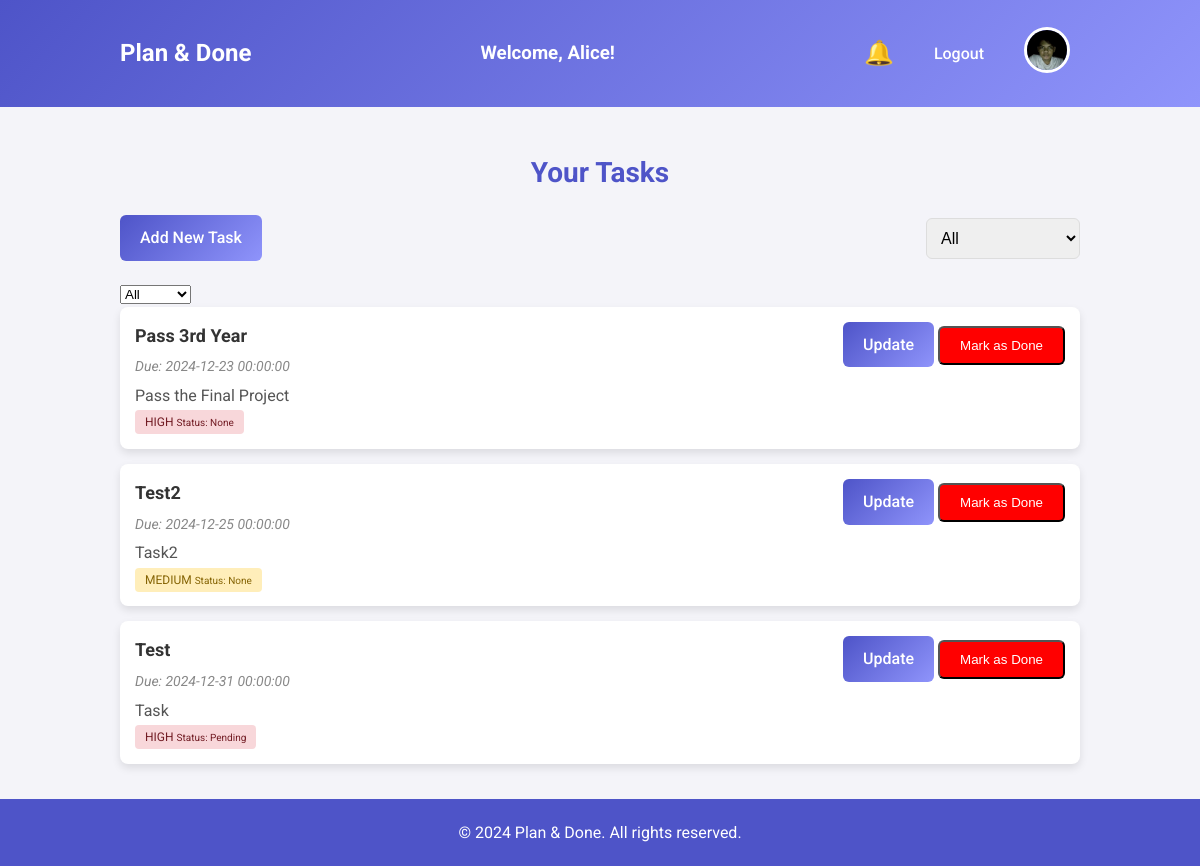
The app's page /dashboard (signed in) with its own data.
### tables this page shows
CREATE TABLE tasks (
            id INTEGER PRIMARY KEY AUTOINCREMENT,
            user_id INTEGER NOT NULL,
            title TEXT NOT NULL,
            description TEXT NOT NULL,
            due_date DATE NOT NULL, priority TEXT, status TEXT,
            FOREIGN KEY (user_id) REFERENCES users (id)
        );

### system/app.py (the view)
@app.route("/dashboard")
def dashboard():
    if 'user_id' not in session:
        flash('Please log in to access the dashboard.', 'warning')
        return redirect(url_for('login'))
    user_first_name = session.get('user_name', 'User').split()[0]
    avatar_filename = f"{user_first_name.lower()}.jpg"
    avatar_path = os.path.join(
        app.static_folder, 'avatars', avatar_filename
    )
    if not os.path.isfile(avatar_path):
        avatar_filename = "default.jpg"  # Fallback to default avatar
    avatar_url = url_for('static', filename=f"avatars/{avatar_filename}")
    connection = get_db_connection()
    cursor = connection.cursor()
    cursor.execute('''
        SELECT * FROM tasks WHERE user_id = ?
        ORDER BY due_date ASC, priority DESC
    ''', (session['user_id'],))
    tasks = cursor.fetchall()
    connection.close()
    return render_template(
        "dashboard.html",
        user_first_name=user_first_name,
        user_avatar_url=avatar_url,
        tasks=tasks
    )

### system/app.py (called while the page is built)
def get_db_connection():
    connection = sqlite3.connect('todo_app.db')
    connection.row_factory = sqlite3.Row
    return connection

### system/templates/dashboard.html (shortened to what this page needs)
<!DOCTYPE html>
<html lang="en">
<head>
</head>
<body>
    <header>
        <div class="logo">Plan & Done</div>
        <h3>Welcome, {{ user_first_name }}!</h3>
        <nav>
            <ul>
                <li>
                    <span class="notification-bell" onclick="showModal()">🔔</span>
                </li>
                <li><a href="/logout" class="logout-btn">Logout</a></li>
                <li>
                    <img
                        src="{{ user_avatar_url }}"
                        alt="{{ user_first_name }}'s Avatar"
                        class="user-avatar"
                        style="width: 40px; height: 40px; border-radius: 50%; margin-right: 10px;">
                </li>
            </ul>
        </nav>
    </header>
<main>
    <h2>Your Tasks</h2>
    {% if tasks %}
        <div class="filter-bar">
            <a href="/add_task" class="btn">Add New Task</a>
            <select id="priority-filter" onchange="filterTasks()">
                <option value="ALL">All</option>
            </select>
        </div>
        <select id="status-filter" onchange="filterTasksByStatus()">
            <option value="ALL">All</option>
        </select>
        <ul class="task-list" id="task-list">
            {% for task in tasks %}
                <li data-priority="{{ task['priority'] }}">
                    <div class="task-details">
                        <strong>{{ task['title'] }}</strong>
                        <em>Due: {{ task['due_date'] }}</em>
                        <p>{{ task['description'] }}</p>
                        <span class="priority priority-{{ task['priority'] | lower }}">
                            {{ task['priority'] }}
                            <small>Status: {{ task['status'] }}</small>
                        </span>
                    </div>
                    <div>
                        <a href="{{ url_for('update_task', task_id=task['id']) }}" class="btn">Update</a>
                        <form method="POST" action="{{ url_for('delete_task', task_id=task['id']) }}" style="display: inline;">
                            <button type="submit" class="btn btn-danger" onclick="return confirm('Are you sure you want to mark this task as done?');">
                                Mark as Done
                            </button>
                        </form>
                    </div>
                </li>
            {% endfor %}
        </ul>
    {% else %}
        <p>No tasks available. Add a task!</p>
        <a href="/add_task" class="btn">Add Task</a>
    {% endif %}
</main>
<footer>
    <p>&copy; 2024 Plan & Done. All rights reserved.</p>
</footer>
</body>
</html>

### system/templates/dashboard.html (style rules this page uses)
body { margin: 0; font-family: 'Roboto', Arial, sans-serif; background: #f4f4f9; color: #333; line-height: 1.6; display: flex; flex-direction: column; min-height: 100vh; }
header { background: linear-gradient(135deg, #4e54c8, #8f94fb); color: white; padding: 20px 10%; display: flex; justify-content: space-between; align-items: center; flex-wrap: wrap; }
.logo { font-size: 24px; font-weight: 700; }
nav ul { list-style: none; margin: 0; padding: 0; display: flex; align-items: center; }
nav ul li { margin-left: 20px; }
nav ul li a, nav ul li .notification-bell { color: white; text-decoration: none; font-weight: 500; cursor: pointer; }
.notification-bell { font-size: 24px; margin-right: 20px; }
.logout-btn { font-weight: 500; }
main { flex: 1; padding: 20px 10%; }
h2 { font-size: 28px; color: #4e54c8; text-align: center; margin-bottom: 20px; }
.task-list { list-style: none; padding: 0; margin: 0; }
.task-list li { background: white; margin-bottom: 15px; padding: 15px; border-radius: 8px; box-shadow: 0 4px 8px rgba(0, 0, 0, 0.1); display: flex; justify-content: space-between; align-items: flex-start; flex-wrap: wrap; }
.task-details { flex: 1; }
.task-details strong { font-size: 18px; color: #333; }
.task-details em { font-size: 14px; color: #888; display: block; margin: 5px 0; }
.task-details p { margin: 0; color: #555; }
.priority { font-size: 12px; padding: 5px 10px; border-radius: 4px; margin-top: 5px; }
.priority-medium { background-color: #ffeeba; color: #856404; }
.priority-high { background-color: #f8d7da; color: #721c24; }
.btn { display: inline-block; background: linear-gradient(135deg, #4e54c8, #8f94fb); color: white; padding: 10px 20px; border-radius: 6px; text-decoration: none; font-weight: 500; text-align: center; transition: background 0.3s ease, transform 0.2s ease; }
.btn-danger { background: red; }
footer { background: #4e54c8; color: white; text-align: center; padding: 5px 0; }
.filter-bar { display: flex; justify-content: space-between; align-items: center; margin-bottom: 20px; }
.filter-bar select { padding: 10px; font-size: 16px; border-radius: 6px; border: 1px solid #ddd; }
nav ul li img.user-avatar { width: 150px; height: 150px; border-radius: 50%; object-fit: cover; margin-left: 20px; cursor: pointer; border: 3px solid white; transition: transform 0.3s ease, opacity 0.3s ease; }

### records on screen
tasks: title "Pass 3rd Year", due_date "2024-12-23 00:00:00", description "Pass the Final Project", priority "HIGH", status "None"
tasks: title "Test2", due_date "2024-12-25 00:00:00", description "Task2", priority "MEDIUM", status "None"
tasks: title "Test", due_date "2024-12-31 00:00:00", description "Task", priority "HIGH", status "Pending"

### other values on screen
{{ user_first_name }} "Alice"
